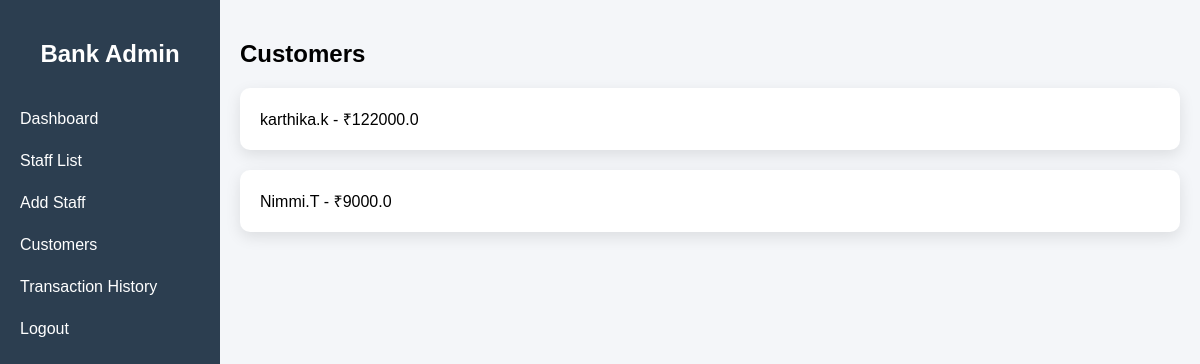
The page /customers/ (signed in) on the database as committed earlier.
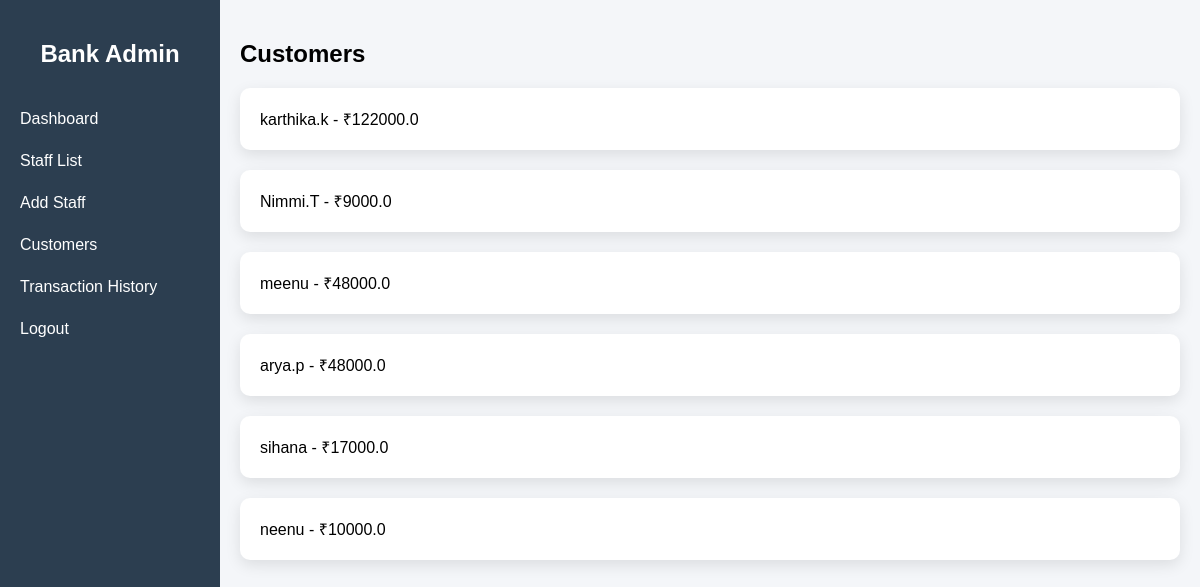
The same page on the database as committed later.
### transactions/models.py (models this page shows, shortened)
class CustomerProfile(models.Model):
    user = models.OneToOneField(User, on_delete=models.CASCADE)
    home_location = models.CharField(max_length=100)
    address = models.CharField(max_length=200, blank=True)
    phone_number = models.CharField(max_length=15)
    bank_account_number = models.CharField(max_length=20, unique=True)
    upi_id = models.CharField(max_length=100)
    balance = models.FloatField(default=50000)

### transactions/views.py (the view)
# urls.py: path('customers/', views.customer_dashboard, name='customer_dashboard'),
@user_passes_test(is_bank)
def customer_dashboard(request):
    customers = CustomerProfile.objects.all()
    return render(request, "customer_dashboard.html", {"customers": customers})

### transactions/views.py (called while the page is built)
def is_bank(user):
    return user.is_staff

### templates/customer_dashboard.html
{% extends "bank_base.html" %}
{% block content %}
<h2>Customers</h2>
{% for c in customers %}
<div class="card">
    {{ c.user.username }} - ₹{{ c.balance }}
</div>
{% endfor %}
{% endblock %}

Rows that differ between the two databases and show on the page:
added CustomerProfile: user.username "meenu", balance "48000.0"
added CustomerProfile: user.username "arya.p", balance "48000.0"
added CustomerProfile: user.username "sihana", balance "17000.0"
added CustomerProfile: user.username "neenu", balance "10000.0"
